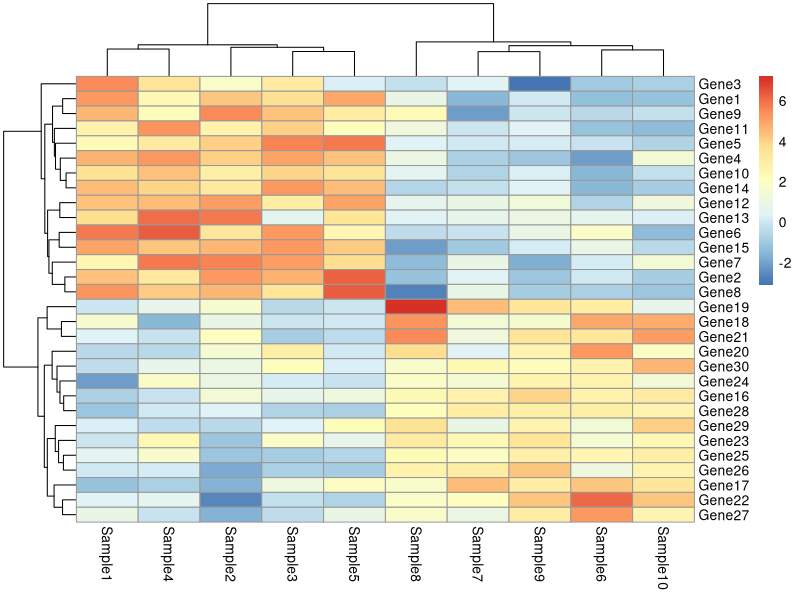

The R source for this figure:
exp <- matrix(rnorm(300), nrow = 30, ncol = 10)

View(exp)

exp[1:15, 1:5] <- exp[
    1:15, 1:5
] + matrix(
    rnorm(75, mean = 4), nrow = 15, ncol = 5
)
exp[16:30, 6:10] <- exp[16:30, 6:10] + matrix(rnorm(75,mean = 3), nrow = 15, ncol = 5)

exp <- round(exp, 2)
colnames(exp) <- paste("Sample", 1:10, sep = "")
rownames(exp) <- paste("Gene", 1:30, sep = "")
head(exp)

library(pheatmap)
ph <- pheatmap(exp)
ph$tree_row$order

ph$tree_col$order

ph_exp <- exp[
    ph$tree_row$order, ph$tree_col$order
]

ph_exp[1:4, 1:4] 
ph_exp
View(ph)
